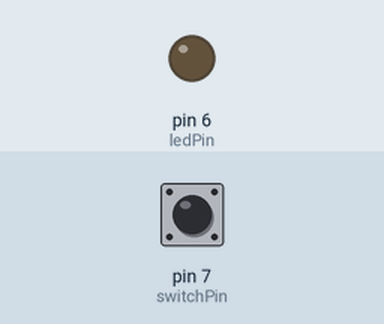
Simulated run of this sketch. Board: Arduino Uno, built with avr-gcc and run on an emulated ATmega328P. On the bench: output pins drawn as LEDs (lit = HIGH). Inputs (shaded band) come from the test bench; at power-on: pin 7 (switchPin) HIGH.

Above: at 1.2 s.
1.3 s: pin 7 (switchPin) pulled LOW for 0.15 s
At 1.37 s:
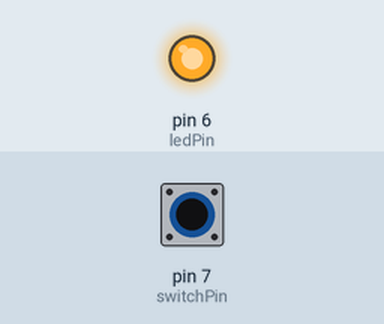
2.9 s: pin 7 (switchPin) pulled LOW for 3.2 s
At 6.6 s:
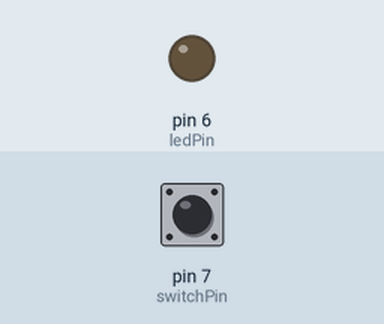
Timing chart, 0 to 8.1 s (numbered marks = the images above; inputs shaded):
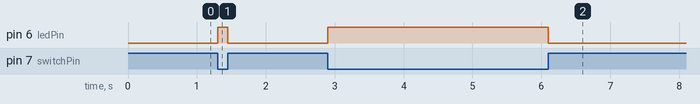

Measured:
- after the input at 1.3 s, pin 6 (ledPin): LOW → HIGH at once, → LOW 0.15 s later
- after the input at 2.9 s, pin 6 (ledPin): LOW → HIGH at once, → LOW 3.2 s later

The sketch:

water_pump.ino
```cpp
const int ledPin = 6;
const int switchPin = 7;

void setup() {
  pinMode(ledPin, OUTPUT);
  pinMode(switchPin, INPUT_PULLUP);

}

void loop() {
        if (digitalRead(switchPin)==LOW){
          digitalWrite(ledPin,HIGH);
        }else{
          digitalWrite(ledPin,LOW);
        }
}
```
